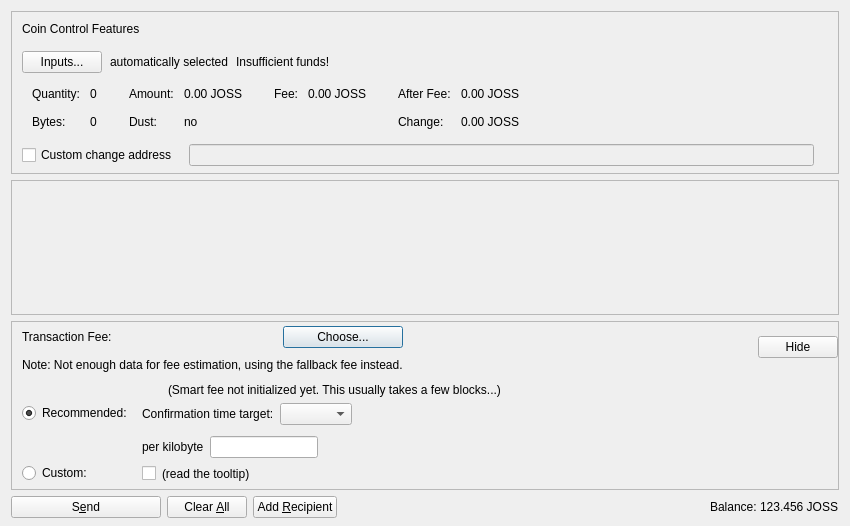
<?xml version="1.0" encoding="UTF-8"?>
<ui version="4.0">
 <class>SendCoinsDialog</class>
 <widget class="QDialog" name="SendCoinsDialog">
  <property name="geometry">
   <rect>
    <x>0</x>
    <y>0</y>
    <width>850</width>
    <height>526</height>
   </rect>
  </property>
  <property name="windowTitle">
   <string>Send Coins</string>
  </property>
  <layout class="QVBoxLayout" name="verticalLayout" stretch="0,1,0,0">
   <property name="bottomMargin">
    <number>8</number>
   </property>
   <item>
    <widget class="QFrame" name="frameCoinControl">
     <property name="sizePolicy">
      <sizepolicy hsizetype="Expanding" vsizetype="Expanding">
       <horstretch>0</horstretch>
       <verstretch>0</verstretch>
      </sizepolicy>
     </property>
     <property name="maximumSize">
      <size>
       <width>16777215</width>
       <height>16777215</height>
      </size>
     </property>
     <property name="frameShape">
      <enum>QFrame::StyledPanel</enum>
     </property>
     <property name="frameShadow">
      <enum>QFrame::Sunken</enum>
     </property>
     <layout class="QVBoxLayout" name="verticalLayoutCoinControl2">
      <property name="spacing">
       <number>0</number>
      </property>
      <property name="leftMargin">
       <number>0</number>
      </property>
      <property name="topMargin">
       <number>0</number>
      </property>
      <property name="rightMargin">
       <number>0</number>
      </property>
      <property name="bottomMargin">
       <number>6</number>
      </property>
      <item>
       <layout class="QVBoxLayout" name="verticalLayoutCoinControl" stretch="0,0,0,0,1">
        <property name="spacing">
         <number>0</number>
        </property>
        <property name="leftMargin">
         <number>10</number>
        </property>
        <property name="topMargin">
         <number>10</number>
        </property>
        <item>
         <layout class="QHBoxLayout" name="horizontalLayoutCoinControl1">
          <property name="bottomMargin">
           <number>15</number>
          </property>
          <item>
           <widget class="QLabel" name="labelCoinControlFeatures">
            <property name="sizePolicy">
             <sizepolicy hsizetype="Preferred" vsizetype="Maximum">
              <horstretch>0</horstretch>
              <verstretch>0</verstretch>
             </sizepolicy>
            </property>
            <property name="text">
             <string>Coin Control Features</string>
            </property>
           </widget>
          </item>
         </layout>
        </item>
        <item>
         <layout class="QHBoxLayout" name="horizontalLayoutCoinControl2" stretch="0,0,0,0">
          <property name="spacing">
           <number>8</number>
          </property>
          <property name="bottomMargin">
           <number>10</number>
          </property>
          <item>
           <widget class="QPushButton" name="pushButtonCoinControl">
            <property name="styleSheet">
             <string notr="true"/>
            </property>
            <property name="text">
             <string>Inputs...</string>
            </property>
            <property name="autoDefault">
             <bool>false</bool>
            </property>
           </widget>
          </item>
          <item>
           <widget class="QLabel" name="labelCoinControlAutomaticallySelected">
            <property name="text">
             <string>automatically selected</string>
            </property>
            <property name="margin">
             <number>5</number>
            </property>
           </widget>
          </item>
          <item>
           <widget class="QLabel" name="labelCoinControlInsuffFunds">
            <property name="text">
             <string>Insufficient funds!</string>
            </property>
            <property name="margin">
             <number>5</number>
            </property>
           </widget>
          </item>
          <item>
           <spacer name="horizontalSpacerCoinControl">
            <property name="orientation">
             <enum>Qt::Horizontal</enum>
            </property>
            <property name="sizeHint" stdset="0">
             <size>
              <width>40</width>
              <height>1</height>
             </size>
            </property>
           </spacer>
          </item>
         </layout>
        </item>
        <item>
         <widget class="QWidget" name="widgetCoinControl" native="true">
          <property name="sizePolicy">
           <sizepolicy hsizetype="Preferred" vsizetype="Preferred">
            <horstretch>0</horstretch>
            <verstretch>0</verstretch>
           </sizepolicy>
          </property>
          <property name="minimumSize">
           <size>
            <width>0</width>
            <height>0</height>
           </size>
          </property>
          <property name="styleSheet">
           <string notr="true"/>
          </property>
          <layout class="QHBoxLayout" name="horizontalLayoutCoinControl5">
           <property name="leftMargin">
            <number>0</number>
           </property>
           <property name="topMargin">
            <number>0</number>
           </property>
           <property name="rightMargin">
            <number>0</number>
           </property>
           <property name="bottomMargin">
            <number>0</number>
           </property>
           <item>
            <layout class="QHBoxLayout" name="horizontalLayoutCoinControl3" stretch="0,0,0,1">
             <property name="spacing">
              <number>20</number>
             </property>
             <property name="topMargin">
              <number>0</number>
             </property>
             <property name="bottomMargin">
              <number>10</number>
             </property>
             <item>
              <layout class="QFormLayout" name="formLayoutCoinControl1">
               <property name="horizontalSpacing">
                <number>10</number>
               </property>
               <property name="verticalSpacing">
                <number>14</number>
               </property>
               <property name="leftMargin">
                <number>10</number>
               </property>
               <property name="topMargin">
                <number>4</number>
               </property>
               <property name="rightMargin">
                <number>6</number>
               </property>
               <item row="0" column="0">
                <widget class="QLabel" name="labelCoinControlQuantityText">
                 <property name="text">
                  <string>Quantity:</string>
                 </property>
                 <property name="margin">
                  <number>0</number>
                 </property>
                </widget>
               </item>
               <item row="0" column="1">
                <widget class="QLabel" name="labelCoinControlQuantity">
                 <property name="cursor">
                  <cursorShape>IBeamCursor</cursorShape>
                 </property>
                 <property name="contextMenuPolicy">
                  <enum>Qt::ActionsContextMenu</enum>
                 </property>
                 <property name="text">
                  <string notr="true">0</string>
                 </property>
                 <property name="margin">
                  <number>0</number>
                 </property>
                 <property name="textInteractionFlags">
                  <set>Qt::LinksAccessibleByMouse|Qt::TextSelectableByKeyboard|Qt::TextSelectableByMouse</set>
                 </property>
                </widget>
               </item>
               <item row="1" column="0">
                <widget class="QLabel" name="labelCoinControlBytesText">
                 <property name="text">
                  <string>Bytes:</string>
                 </property>
                </widget>
               </item>
               <item row="1" column="1">
                <widget class="QLabel" name="labelCoinControlBytes">
                 <property name="cursor">
                  <cursorShape>IBeamCursor</cursorShape>
                 </property>
                 <property name="contextMenuPolicy">
                  <enum>Qt::ActionsContextMenu</enum>
                 </property>
                 <property name="text">
                  <string notr="true">0</string>
                 </property>
                 <property name="textInteractionFlags">
                  <set>Qt::LinksAccessibleByMouse|Qt::TextSelectableByKeyboard|Qt::TextSelectableByMouse</set>
                 </property>
                </widget>
               </item>
              </layout>
             </item>
             <item>
              <layout class="QFormLayout" name="formLayoutCoinControl2">
               <property name="horizontalSpacing">
                <number>10</number>
               </property>
               <property name="verticalSpacing">
                <number>14</number>
               </property>
               <property name="leftMargin">
                <number>6</number>
               </property>
               <property name="topMargin">
                <number>4</number>
               </property>
               <property name="rightMargin">
                <number>6</number>
               </property>
               <item row="0" column="0">
                <widget class="QLabel" name="labelCoinControlAmountText">
                 <property name="text">
                  <string>Amount:</string>
                 </property>
                 <property name="margin">
                  <number>0</number>
                 </property>
                </widget>
               </item>
               <item row="0" column="1">
                <widget class="QLabel" name="labelCoinControlAmount">
                 <property name="cursor">
                  <cursorShape>IBeamCursor</cursorShape>
                 </property>
                 <property name="contextMenuPolicy">
                  <enum>Qt::ActionsContextMenu</enum>
                 </property>
                 <property name="text">
                  <string notr="true">0.00 JOSS</string>
                 </property>
                 <property name="textInteractionFlags">
                  <set>Qt::LinksAccessibleByMouse|Qt::TextSelectableByKeyboard|Qt::TextSelectableByMouse</set>
                 </property>
                </widget>
               </item>
               <item row="1" column="0">
                <widget class="QLabel" name="labelCoinControlLowOutputText">
                 <property name="text">
                  <string>Dust:</string>
                 </property>
                </widget>
               </item>
               <item row="1" column="1">
                <widget class="QLabel" name="labelCoinControlLowOutput">
                 <property name="cursor">
                  <cursorShape>IBeamCursor</cursorShape>
                 </property>
                 <property name="contextMenuPolicy">
                  <enum>Qt::ActionsContextMenu</enum>
                 </property>
                 <property name="text">
                  <string notr="true">no</string>
                 </property>
                 <property name="textInteractionFlags">
                  <set>Qt::LinksAccessibleByMouse|Qt::TextSelectableByKeyboard|Qt::TextSelectableByMouse</set>
                 </property>
                </widget>
               </item>
              </layout>
             </item>
             <item>
              <layout class="QFormLayout" name="formLayoutCoinControl3">
               <property name="horizontalSpacing">
                <number>10</number>
               </property>
               <property name="verticalSpacing">
                <number>14</number>
               </property>
               <property name="leftMargin">
                <number>6</number>
               </property>
               <property name="topMargin">
                <number>4</number>
               </property>
               <property name="rightMargin">
                <number>6</number>
               </property>
               <item row="0" column="0">
                <widget class="QLabel" name="labelCoinControlFeeText">
                 <property name="text">
                  <string>Fee:</string>
                 </property>
                 <property name="margin">
                  <number>0</number>
                 </property>
                </widget>
               </item>
               <item row="0" column="1">
                <widget class="QLabel" name="labelCoinControlFee">
                 <property name="cursor">
                  <cursorShape>IBeamCursor</cursorShape>
                 </property>
                 <property name="contextMenuPolicy">
                  <enum>Qt::ActionsContextMenu</enum>
                 </property>
                 <property name="text">
                  <string notr="true">0.00 JOSS</string>
                 </property>
                 <property name="textInteractionFlags">
                  <set>Qt::LinksAccessibleByMouse|Qt::TextSelectableByKeyboard|Qt::TextSelectableByMouse</set>
                 </property>
                </widget>
               </item>
              </layout>
             </item>
             <item>
              <layout class="QFormLayout" name="formLayoutCoinControl4">
               <property name="horizontalSpacing">
                <number>10</number>
               </property>
               <property name="verticalSpacing">
                <number>14</number>
               </property>
               <property name="leftMargin">
                <number>6</number>
               </property>
               <property name="topMargin">
                <number>4</number>
               </property>
               <property name="rightMargin">
                <number>6</number>
               </property>
               <item row="0" column="0">
                <widget class="QLabel" name="labelCoinControlAfterFeeText">
                 <property name="text">
                  <string>After Fee:</string>
                 </property>
                 <property name="margin">
                  <number>0</number>
                 </property>
                </widget>
               </item>
               <item row="0" column="1">
                <widget class="QLabel" name="labelCoinControlAfterFee">
                 <property name="cursor">
                  <cursorShape>IBeamCursor</cursorShape>
                 </property>
                 <property name="contextMenuPolicy">
                  <enum>Qt::ActionsContextMenu</enum>
                 </property>
                 <property name="text">
                  <string notr="true">0.00 JOSS</string>
                 </property>
                 <property name="textInteractionFlags">
                  <set>Qt::LinksAccessibleByMouse|Qt::TextSelectableByKeyboard|Qt::TextSelectableByMouse</set>
                 </property>
                </widget>
               </item>
               <item row="1" column="0">
                <widget class="QLabel" name="labelCoinControlChangeText">
                 <property name="text">
                  <string>Change:</string>
                 </property>
                </widget>
               </item>
               <item row="1" column="1">
                <widget class="QLabel" name="labelCoinControlChange">
                 <property name="cursor">
                  <cursorShape>IBeamCursor</cursorShape>
                 </property>
                 <property name="contextMenuPolicy">
                  <enum>Qt::ActionsContextMenu</enum>
                 </property>
                 <property name="text">
                  <string notr="true">0.00 JOSS</string>
                 </property>
                 <property name="textInteractionFlags">
                  <set>Qt::LinksAccessibleByMouse|Qt::TextSelectableByKeyboard|Qt::TextSelectableByMouse</set>
                 </property>
                </widget>
               </item>
              </layout>
             </item>
            </layout>
           </item>
          </layout>
         </widget>
        </item>
        <item>
         <layout class="QHBoxLayout" name="horizontalLayoutCoinControl4" stretch="0,0,0">
          <property name="spacing">
           <number>12</number>
          </property>
          <property name="sizeConstraint">
           <enum>QLayout::SetDefaultConstraint</enum>
          </property>
          <property name="topMargin">
           <number>5</number>
          </property>
          <property name="rightMargin">
           <number>5</number>
          </property>
          <item>
           <widget class="QCheckBox" name="checkBoxCoinControlChange">
            <property name="toolTip">
             <string>If this is activated, but the change address is empty or invalid, change will be sent to a newly generated address.</string>
            </property>
            <property name="text">
             <string>Custom change address</string>
            </property>
           </widget>
          </item>
          <item>
           <widget class="QValidatedLineEdit" name="lineEditCoinControlChange">
            <property name="enabled">
             <bool>false</bool>
            </property>
            <property name="sizePolicy">
             <sizepolicy hsizetype="Expanding" vsizetype="Fixed">
              <horstretch>0</horstretch>
              <verstretch>0</verstretch>
             </sizepolicy>
            </property>
           </widget>
          </item>
          <item>
           <widget class="QLabel" name="labelCoinControlChangeLabel">
            <property name="sizePolicy">
             <sizepolicy hsizetype="Preferred" vsizetype="Expanding">
              <horstretch>0</horstretch>
              <verstretch>0</verstretch>
             </sizepolicy>
            </property>
            <property name="minimumSize">
             <size>
              <width>0</width>
              <height>0</height>
             </size>
            </property>
            <property name="text">
             <string/>
            </property>
            <property name="margin">
             <number>3</number>
            </property>
           </widget>
          </item>
         </layout>
        </item>
        <item>
         <spacer name="verticalSpacerCoinControl">
          <property name="orientation">
           <enum>Qt::Vertical</enum>
          </property>
          <property name="sizeHint" stdset="0">
           <size>
            <width>800</width>
            <height>1</height>
           </size>
          </property>
         </spacer>
        </item>
       </layout>
      </item>
     </layout>
    </widget>
   </item>
   <item>
    <widget class="QScrollArea" name="scrollArea">
     <property name="widgetResizable">
      <bool>true</bool>
     </property>
     <widget class="QWidget" name="scrollAreaWidgetContents">
      <property name="geometry">
       <rect>
        <x>0</x>
        <y>0</y>
        <width>830</width>
        <height>104</height>
       </rect>
      </property>
      <layout class="QVBoxLayout" name="verticalLayout_2" stretch="0,1">
       <property name="leftMargin">
        <number>0</number>
       </property>
       <property name="topMargin">
        <number>0</number>
       </property>
       <property name="rightMargin">
        <number>0</number>
       </property>
       <property name="bottomMargin">
        <number>0</number>
       </property>
       <item>
        <layout class="QVBoxLayout" name="entries">
         <property name="spacing">
          <number>6</number>
         </property>
        </layout>
       </item>
       <item>
        <spacer name="verticalSpacer">
         <property name="orientation">
          <enum>Qt::Vertical</enum>
         </property>
         <property name="sizeHint" stdset="0">
          <size>
           <width>20</width>
           <height>40</height>
          </size>
         </property>
        </spacer>
       </item>
      </layout>
     </widget>
    </widget>
   </item>
   <item>
    <widget class="QFrame" name="frameFee">
     <property name="sizePolicy">
      <sizepolicy hsizetype="Expanding" vsizetype="Expanding">
       <horstretch>0</horstretch>
       <verstretch>0</verstretch>
      </sizepolicy>
     </property>
     <property name="maximumSize">
      <size>
       <width>16777215</width>
       <height>16777215</height>
      </size>
     </property>
     <property name="frameShape">
      <enum>QFrame::StyledPanel</enum>
     </property>
     <property name="frameShadow">
      <enum>QFrame::Sunken</enum>
     </property>
     <layout class="QVBoxLayout" name="verticalLayoutFee1">
      <property name="spacing">
       <number>0</number>
      </property>
      <property name="leftMargin">
       <number>0</number>
      </property>
      <property name="topMargin">
       <number>0</number>
      </property>
      <property name="rightMargin">
       <number>0</number>
      </property>
      <property name="bottomMargin">
       <number>0</number>
      </property>
      <item>
       <layout class="QVBoxLayout" name="verticalLayoutFee2" stretch="0,0,0">
        <property name="spacing">
         <number>0</number>
        </property>
        <property name="leftMargin">
         <number>10</number>
        </property>
        <property name="topMargin">
         <number>0</number>
        </property>
        <item>
         <layout class="QHBoxLayout" name="horizontalLayoutFee1">
          <property name="bottomMargin">
           <number>0</number>
          </property>
          <item>
           <layout class="QVBoxLayout" name="verticalLayoutFee7">
            <property name="spacing">
             <number>0</number>
            </property>
            <item>
             <spacer name="verticalSpacerSmartFee">
              <property name="orientation">
               <enum>Qt::Vertical</enum>
              </property>
              <property name="sizeType">
               <enum>QSizePolicy::Fixed</enum>
              </property>
              <property name="sizeHint" stdset="0">
               <size>
                <width>1</width>
                <height>4</height>
               </size>
              </property>
             </spacer>
            </item>
            <item>
             <layout class="QHBoxLayout" name="horizontalLayoutSmartFee">
              <property name="spacing">
               <number>10</number>
              </property>
              <item>
               <widget class="QLabel" name="labelFeeHeadline">
                <property name="sizePolicy">
                 <sizepolicy hsizetype="Preferred" vsizetype="Maximum">
                  <horstretch>0</horstretch>
                  <verstretch>0</verstretch>
                 </sizepolicy>
                </property>
                <property name="text">
                 <string>Transaction Fee:</string>
                </property>
               </widget>
              </item>
              <item>
               <widget class="QLabel" name="labelFeeMinimized">
                <property name="text">
                 <string/>
                </property>
               </widget>
              </item>
              <item>
               <widget class="QPushButton" name="buttonChooseFee">
                <property name="text">
                 <string>Choose...</string>
                </property>
               </widget>
              </item>
             </layout>
            </item>
            <item>
             <spacer name="verticalSpacer_7">
              <property name="orientation">
               <enum>Qt::Vertical</enum>
              </property>
              <property name="sizeHint" stdset="0">
               <size>
                <width>1</width>
                <height>10</height>
               </size>
              </property>
             </spacer>
            </item>
            <item>
             <widget class="QLabel" name="fallbackFeeWarningLabel">
              <property name="toolTip">
               <string>Using the fallbackfee can result in sending a transaction that will take several hours or days (or never) to confirm. Consider choosing your fee manually or wait until you have validated the complete chain.</string>
              </property>
              <property name="text">
               <string>Note: Not enough data for fee estimation, using the fallback fee instead.</string>
              </property>
              <property name="wordWrap">
               <bool>false</bool>
              </property>
             </widget>
            </item>
            <item>
             <spacer name="verticalSpacer_5">
              <property name="orientation">
               <enum>Qt::Vertical</enum>
              </property>
              <property name="sizeHint" stdset="0">
               <size>
                <width>1</width>
                <height>1</height>
               </size>
              </property>
             </spacer>
            </item>
           </layout>
          </item>
          <item>
           <spacer name="horizontalSpacer_4">
            <property name="orientation">
             <enum>Qt::Horizontal</enum>
            </property>
            <property name="sizeHint" stdset="0">
             <size>
              <width>1</width>
              <height>1</height>
             </size>
            </property>
           </spacer>
          </item>
          <item>
           <widget class="QPushButton" name="buttonMinimizeFee">
            <property name="toolTip">
             <string>collapse fee-settings</string>
            </property>
            <property name="text">
             <string>Hide</string>
            </property>
           </widget>
          </item>
         </layout>
        </item>
        <item>
         <widget class="QFrame" name="frameFeeSelection">
          <layout class="QVBoxLayout" name="verticalLayoutFee12">
           <property name="spacing">
            <number>0</number>
           </property>
           <property name="leftMargin">
            <number>0</number>
           </property>
           <property name="topMargin">
            <number>0</number>
           </property>
           <property name="rightMargin">
            <number>0</number>
           </property>
           <property name="bottomMargin">
            <number>0</number>
           </property>
           <item>
            <layout class="QGridLayout" name="gridLayoutFee">
             <property name="topMargin">
              <number>10</number>
             </property>
             <property name="bottomMargin">
              <number>4</number>
             </property>
             <property name="horizontalSpacing">
              <number>10</number>
             </property>
             <property name="verticalSpacing">
              <number>4</number>
             </property>
             <item row="1" column="1">
              <layout class="QVBoxLayout" name="verticalLayoutFee8">
               <property name="spacing">
                <number>6</number>
               </property>
               <property name="topMargin">
                <number>3</number>
               </property>
               <item>
                <layout class="QHBoxLayout" name="horizontalLayoutFee13" stretch="0,0,1">
                 <item>
                  <widget class="QLabel" name="labelCustomPerKilobyte">
                   <property name="toolTip">
                    <string>If the custom fee is set to 1000 ruffs and the transaction is only 250 bytes, then &quot;per kilobyte&quot; only pays 250 ruffs in fee,&lt;br /&gt;while &quot;at least&quot; pays 1000 ruffs. For transactions bigger than a kilobyte both pay by kilobyte.</string>
                   </property>
                   <property name="text">
                    <string>per kilobyte</string>
                   </property>
                  </widget>
                 </item>
                 <item>
                  <widget class="BitcoinAmountField" name="customFee"/>
                 </item>
                 <item>
                  <spacer name="horizontalSpacer_6">
                   <property name="orientation">
                    <enum>Qt::Horizontal</enum>
                   </property>
                   <property name="sizeHint" stdset="0">
                    <size>
                     <width>1</width>
                     <height>1</height>
                    </size>
                   </property>
                  </spacer>
                 </item>
                </layout>
               </item>
               <item>
                <layout class="QHBoxLayout" name="horizontalLayoutFee8">
                 <item>
                  <widget class="QCheckBox" name="checkBoxMinimumFee">
                   <property name="toolTip">
                    <string>Paying only the minimum fee is just fine as long as there is less transaction volume than space in the blocks.&lt;br /&gt;But be aware that this can end up in a never confirming transaction once there is more demand for joss transactions than the network can process.</string>
                   </property>
                   <property name="text">
                    <string/>
                   </property>
                  </widget>
                 </item>
                 <item>
                  <widget class="QLabel" name="labelMinFeeWarning">
                   <property name="enabled">
                    <bool>true</bool>
                   </property>
                   <property name="toolTip">
                    <string>Paying only the minimum fee is just fine as long as there is less transaction volume than space in the blocks.&lt;br /&gt;But be aware that this can end up in a never confirming transaction once there is more demand for joss transactions than the network can process.</string>
                   </property>
                   <property name="text">
                    <string>(read the tooltip)</string>
                   </property>
                   <property name="margin">
                    <number>5</number>
                   </property>
                  </widget>
                 </item>
                 <item>
                  <spacer name="horizontalSpacer_2">
                   <property name="orientation">
                    <enum>Qt::Horizontal</enum>
                   </property>
                   <property name="sizeHint" stdset="0">
                    <size>
                     <width>1</width>
                     <height>1</height>
                    </size>
                   </property>
                  </spacer>
                 </item>
                </layout>
               </item>
              </layout>
             </item>
             <item row="0" column="0">
              <layout class="QVBoxLayout" name="verticalLayoutFee4" stretch="0,1">
               <property name="topMargin">
                <number>20</number>
               </property>
               <property name="bottomMargin">
                <number>3</number>
               </property>
               <item>
                <widget class="QRadioButton" name="radioSmartFee">
                 <property name="text">
                  <string>Recommended:</string>
                 </property>
                 <property name="checked">
                  <bool>true</bool>
                 </property>
                 <attribute name="buttonGroup">
                  <string notr="true">groupFee</string>
                 </attribute>
                </widget>
               </item>
               <item>
                <spacer name="verticalSpacer_2">
                 <property name="orientation">
                  <enum>Qt::Vertical</enum>
                 </property>
                 <property name="sizeHint" stdset="0">
                  <size>
                   <width>1</width>
                   <height>1</height>
                  </size>
                 </property>
                </spacer>
               </item>
              </layout>
             </item>
             <item row="1" column="0">
              <layout class="QVBoxLayout" name="verticalLayoutFee9" stretch="0,1">
               <property name="topMargin">
                <number>30</number>
               </property>
               <item>
                <widget class="QRadioButton" name="radioCustomFee">
                 <property name="text">
                  <string>Custom:</string>
                 </property>
                 <attribute name="buttonGroup">
                  <string notr="true">groupFee</string>
                 </attribute>
                </widget>
               </item>
               <item>
                <spacer name="verticalSpacer_6">
                 <property name="orientation">
                  <enum>Qt::Vertical</enum>
                 </property>
                 <property name="sizeHint" stdset="0">
                  <size>
                   <width>1</width>
                   <height>1</height>
                  </size>
                 </property>
                </spacer>
               </item>
              </layout>
             </item>
             <item row="0" column="1">
              <layout class="QVBoxLayout" name="verticalLayoutFee3" stretch="0,0,1">
               <property name="spacing">
                <number>6</number>
               </property>
               <property name="topMargin">
                <number>0</number>
               </property>
               <property name="bottomMargin">
                <number>3</number>
               </property>
               <item>
                <layout class="QHBoxLayout" name="horizontalLayoutFee12">
                 <item>
                  <widget class="QLabel" name="labelSmartFee">
                   <property name="text">
                    <string/>
                   </property>
                   <property name="margin">
                    <number>2</number>
                   </property>
                  </widget>
                 </item>
                 <item>
                  <widget class="QLabel" name="labelFeeEstimation">
                   <property name="text">
                    <string/>
                   </property>
                  </widget>
                 </item>
                 <item>
                  <widget class="QLabel" name="labelSmartFee2">
                   <property name="text">
                    <string>(Smart fee not initialized yet. This usually takes a few blocks...)</string>
                   </property>
                   <property name="margin">
                    <number>2</number>
                   </property>
                  </widget>
                 </item>
                 <item>
                  <spacer name="horizontalSpacer_5">
                   <property name="orientation">
                    <enum>Qt::Horizontal</enum>
                   </property>
                   <property name="sizeHint" stdset="0">
                    <size>
                     <width>1</width>
                     <height>1</height>
                    </size>
                   </property>
                  </spacer>
                 </item>
                </layout>
               </item>
               <item>
                <layout class="QHBoxLayout" name="horizontalLayoutFee9">
                 <item>
                  <layout class="QVBoxLayout" name="verticalLayoutFee6">
                   <item>
                    <widget class="QLabel" name="labelSmartFee3">
                     <property name="text">
                      <string>Confirmation time target:</string>
                     </property>
                     <property name="margin">
                      <number>2</number>
                     </property>
                    </widget>
                   </item>
                  </layout>
                 </item>
                 <item>
                  <layout class="QVBoxLayout" name="verticalLayoutFee5">
                   <property name="rightMargin">
                    <number>30</number>
                   </property>
                   <item>
                    <layout class="QHBoxLayout" name="horizontalLayoutConfTarget">
                     <property name="bottomMargin">
                      <number>0</number>
                     </property>
                     <item>
                      <widget class="QComboBox" name="confTargetSelector"/>
                     </item>
                     <item>
                      <spacer name="horizontalSpacerConfTarget">
                       <property name="orientation">
                        <enum>Qt::Horizontal</enum>
                       </property>
                       <property name="sizeHint" stdset="0">
                        <size>
                         <width>40</width>
                         <height>20</height>
                        </size>
                       </property>
                      </spacer>
                     </item>
                    </layout>
                   </item>
                  </layout>
                 </item>
                </layout>
               </item>
               <item>
                <spacer name="verticalSpacer_4">
                 <property name="orientation">
                  <enum>Qt::Vertical</enum>
                 </property>
                 <property name="sizeHint" stdset="0">
                  <size>
                   <width>1</width>
                   <height>1</height>
                  </size>
                 </property>
                </spacer>
               </item>
              </layout>
             </item>
            </layout>
           </item>
          </layout>
         </widget>
        </item>
        <item>
         <spacer name="verticalSpacerFee">
          <property name="orientation">
           <enum>Qt::Vertical</enum>
          </property>
          <property name="sizeHint" stdset="0">
           <size>
            <width>800</width>
            <height>1</height>
           </size>
          </property>
         </spacer>
        </item>
       </layout>
      </item>
     </layout>
    </widget>
   </item>
   <item>
    <layout class="QHBoxLayout" name="horizontalLayout">
     <item>
      <widget class="QPushButton" name="sendButton">
       <property name="minimumSize">
        <size>
         <width>150</width>
         <height>0</height>
        </size>
       </property>
       <property name="toolTip">
        <string>Confirm the send action</string>
       </property>
       <property name="text">
        <string>S&amp;end</string>
       </property>
       <property name="autoDefault">
        <bool>false</bool>
       </property>
       <property name="default">
        <bool>false</bool>
       </property>
      </widget>
     </item>
     <item>
      <widget class="QPushButton" name="clearButton">
       <property name="sizePolicy">
        <sizepolicy hsizetype="Minimum" vsizetype="Fixed">
         <horstretch>0</horstretch>
         <verstretch>0</verstretch>
        </sizepolicy>
       </property>
       <property name="toolTip">
        <string>Clear all fields of the form.</string>
       </property>
       <property name="text">
        <string>Clear &amp;All</string>
       </property>
       <property name="autoDefault">
        <bool>false</bool>
       </property>
      </widget>
     </item>
     <item>
      <widget class="QPushButton" name="addButton">
       <property name="toolTip">
        <string>Send to multiple recipients at once</string>
       </property>
       <property name="text">
        <string>Add &amp;Recipient</string>
       </property>
       <property name="autoDefault">
        <bool>false</bool>
       </property>
      </widget>
     </item>
     <item>
      <spacer name="horizontalSpacer">
       <property name="orientation">
        <enum>Qt::Horizontal</enum>
       </property>
       <property name="sizeHint" stdset="0">
        <size>
         <width>40</width>
         <height>20</height>
        </size>
       </property>
      </spacer>
     </item>
     <item>
      <layout class="QHBoxLayout" name="horizontalLayout_2">
       <property name="spacing">
        <number>3</number>
       </property>
       <item>
        <widget class="QLabel" name="labelBalanceText">
         <property name="text">
          <string>Balance:</string>
         </property>
        </widget>
       </item>
       <item>
        <widget class="QLabel" name="labelBalance">
         <property name="sizePolicy">
          <sizepolicy hsizetype="Preferred" vsizetype="Preferred">
           <horstretch>0</horstretch>
           <verstretch>0</verstretch>
          </sizepolicy>
         </property>
         <property name="cursor">
          <cursorShape>IBeamCursor</cursorShape>
         </property>
         <property name="text">
          <string notr="true">123.456 JOSS</string>
         </property>
         <property name="textInteractionFlags">
          <set>Qt::LinksAccessibleByMouse|Qt::TextSelectableByKeyboard|Qt::TextSelectableByMouse</set>
         </property>
        </widget>
       </item>
      </layout>
     </item>
    </layout>
   </item>
  </layout>
 </widget>
 <customwidgets>
  <customwidget>
   <class>QValidatedLineEdit</class>
   <extends>QLineEdit</extends>
   <header>qt/qvalidatedlineedit.h</header>
  </customwidget>
  <customwidget>
   <class>BitcoinAmountField</class>
   <extends>QLineEdit</extends>
   <header>qt/bitcoinamountfield.h</header>
   <container>1</container>
  </customwidget>
 </customwidgets>
 <resources>
  <include location="../joss.qrc"/>
 </resources>
 <connections/>
 <buttongroups>
  <buttongroup name="groupFee"/>
 </buttongroups>
</ui>
